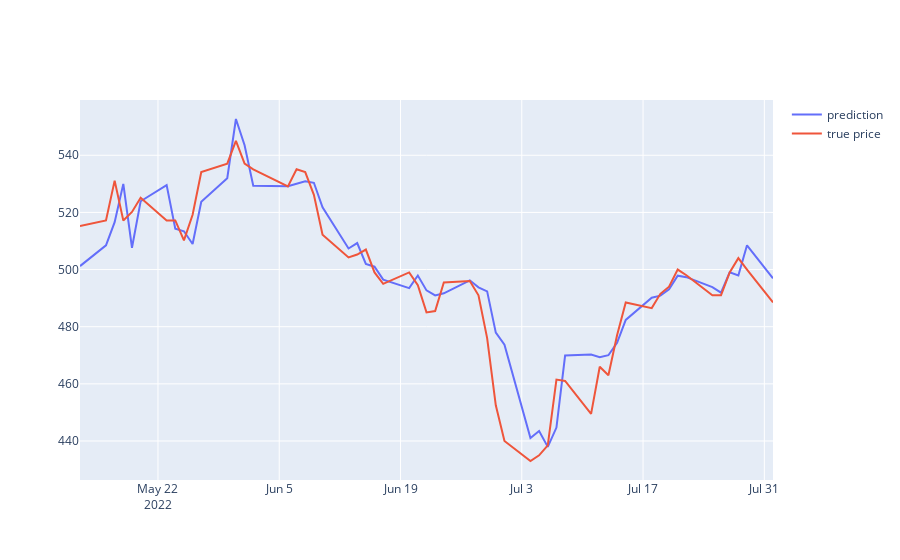

The cell this chart's notebook holds for it:
### Code cell
# gragh of y1 prediction 
fig = go.Figure()
fig.add_trace(go.Scatter(x = val1["Date"], y = val1["gbr_pred_y3"], mode = "lines", name = "prediction"))
fig.add_trace(go.Scatter(x = val1["Date"], y = val1["y3"], mode = "lines", name = "true price"))
fig.show()
